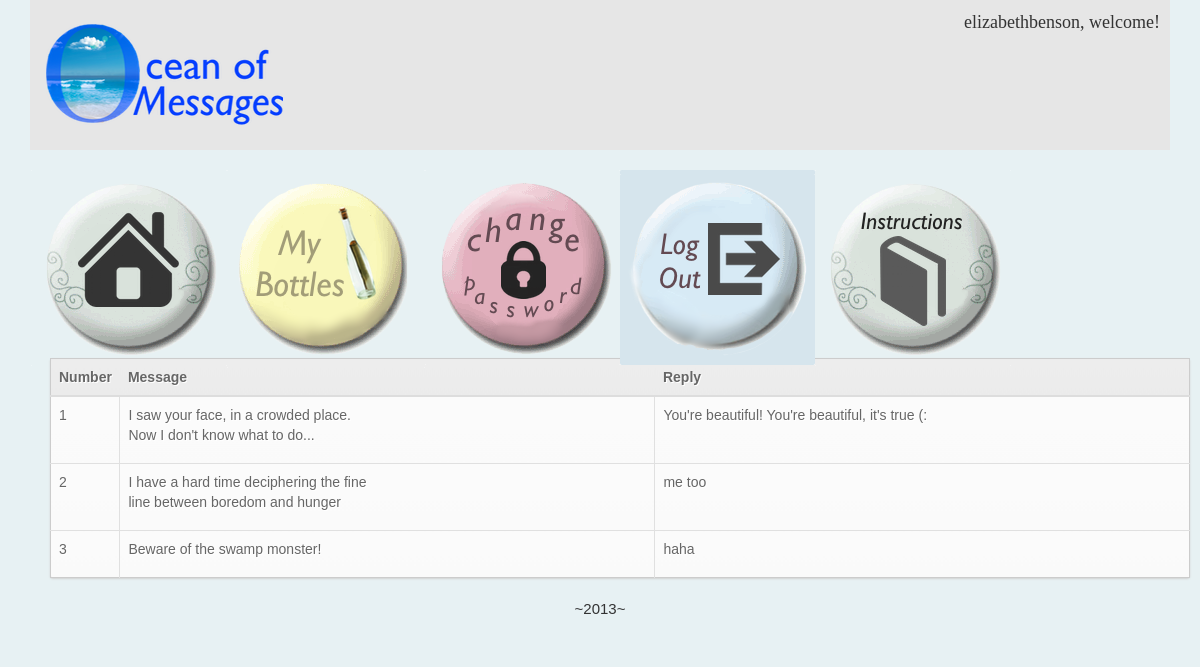
/oceanofmessages.com/bottle.php (signed in), run on the app's committed database.
### tables this page shows
CREATE TABLE IF NOT EXISTS `users` (
  `id` int(10) unsigned NOT NULL AUTO_INCREMENT,
  `username` varchar(255) NOT NULL,
  `hash` varchar(255) NOT NULL,
  PRIMARY KEY (`id`)
);

CREATE TABLE IF NOT EXISTS `messages` (
  `m_id` int(10) unsigned NOT NULL AUTO_INCREMENT,
  `msg` varchar(255) NOT NULL,
  `user_id` int(10) unsigned NOT NULL,
  `reply` varchar(255) NOT NULL DEFAULT 'Bottle is still drifting in the ocean...',
  `reply_id` int(10) unsigned NOT NULL,
  PRIMARY KEY (`m_id`)
);

### oceanofmessages.com/bottle.php (called while the page is built, shortened)
<?php
    $rows = query("SELECT * FROM messages WHERE user_id = ?", $_SESSION["id"]);
    $positions = [];
    $i = 1;
    foreach ($rows as $row)
    {
       $positions[] = [
            "number" => $i,
            "message" => $row["msg"],
            "reply" => $row["reply"]
        ];
        $i++;
    }
    render("bottle.php", ["positions" => $positions, "title" => "bottle"]);
?>

### templates/bottle.php (the view)
<div class="navbar">
    <a class = "icon" href="index.php">
        <img alt="Home" src="/img/home_button.png">
    </a>
    <a class = "icon" href="bottle.php">
        <img alt="My Bottles" src="/img/bottle_button.png">
    </a>
    <a class = "icon" href="password.php">
        <img alt="Change Password" src="/img/password_button.png">
    </a>
    <a class = "icon" href="logout.php">
        <img alt="Log Out" src="/img/logout_button.png">
    </a>
    <a class = "icon" href="doc.php">
        <img alt="Instructions" src="/img/instructions_button.png">
    </a>
</div>
<table id="bottles" class="table table-striped">
    <thead>
        <tr>
        <th>Number</th>
        <th>Message</th>
        <th>Reply</th>
        </tr>
    </thead>
    <tbody>
        <?php
        foreach ($positions as $position)
        {
            print("<tr>");
            print("<td>{$position["number"]}</td>");
            print("<td><p>{$position["message"]}</p></td>");
            print("<td><p>{$position["reply"]}</p></td>");
            print("</tr>");
        }
        ?>
    </tbody>
</table>

### includes/functions.php (shortened to what this page needs)
<?php
    function query()
    {
        $sql = func_get_arg(0);
        $parameters = array_slice(func_get_args(), 1);
        static $handle;
        if (!isset($handle))
        {
            try
            {
                $handle = new PDO("mysql:dbname=" . DATABASE . ";host=" . SERVER, USERNAME, PASSWORD);
                $handle->setAttribute(PDO::ATTR_EMULATE_PREPARES, false);
            }
            catch (Exception $e)
            {
                trigger_error($e->getMessage(), E_USER_ERROR);
                exit;
            }
        }
        $statement = $handle->prepare($sql);
        $results = $statement->execute($parameters);
        if ($results !== false)
        {
            return $statement->fetchAll(PDO::FETCH_ASSOC);
        }
        else
        {
            return false;
        }
    }
    function render($template, $values = [])
    {
        if (file_exists("../templates/$template"))
        {
            extract($values);
            require("../templates/header.php");
            require("../templates/$template");
            require("../templates/footer.php");
        }
        else
        {
            trigger_error("Invalid template: $template", E_USER_ERROR);
        }
    }
?>

### templates/header.php (shortened to what this page needs)
<!DOCTYPE html>
<html>
    <head>
        <link href="/css/bootstrap.min.css" rel="stylesheet"/>
        <link href="/css/bootstrap-theme.min.css" rel="stylesheet"/>
        <link href="/css/styles.css" rel="stylesheet"/>
    </head>
    <body>
        <div class="container">
            <div id="top">
                <div id="header-left">
                    <img id="header_img" alt="Ocean of Messages" src="/img/logo2.png">
                </div>
                <div id="header-right">
                    <div id = "name">
                        <?php
                        if (!empty($_SESSION["id"]))
                        {
                            $usernames = query("SELECT username FROM users WHERE id = ?", $_SESSION["id"]);
                            $username = $usernames[0];
                            echo($username["username"].", welcome!");
                        }
                        else
                        {
                            echo("Cast out your emotions into our ocean and connect with the world through messages in bottles!");
                        }
                        ?>
                    </div>
                </div>
            </div>
            <div id="middle">

### templates/footer.php
            </div>
            <div id="bottom">
                ~2013~
            </div>
        </div>
    </body>
</html>

### oceanofmessages.com/css/styles.css (style rules this page uses)
body { background-color: #E7F1F3; font-family: "Century Gothic", Arial; font-size: large; }
p { font-family: "Century Gothic", Arial; white-space: pre-wrap; white-space: -moz-pre-wrap; white-space: -pre-wrap; white-space: -o-pre-wrap; word-wrap: break-word; }
.container { margin-left: auto; margin-right: auto; text-align: center; }
#bottom { font-size: smaller; margin: 20px; }
#bottles { text-align: left; }
#bottles th:first-child + th { width: 550px; }
#bottles th:first-child + th + th { width: 550px; }
#top { height: 150px; padding: 10px; background-color: #e6e6e6; }
#header-left { width: 50%; float: left; height: 150px; }
#header_img { float: left; }
#header-right { width: 50%; float: right; position: relative; height: 150px; }
.navbar { height: 80px; position: relative; }
.icon { float: left; position: relative; top: 10px; }
img { max-height: 100%; max-width: 100%; }
table { color:#666; font-family: "Century Gothic", Arial; font-size:14px; text-shadow: 1px 1px 0px #fff; background:#eaebec; margin:20px; border:#ccc 1px solid; -moz-border-radius:3px; -webkit-border-radius:3px; border-radius:3px; -moz-box-shadow: 0 1px 2px #d1d1d1; -webkit-box-shadow: 0 1px 2px #d1d1d1; box-shadow: 0 1px 2px #d1d1d1; }
table th { padding:21px 25px 22px 25px; border-top:1px solid #fafafa; border-bottom:1px solid #e0e0e0; background: #ededed; background: -webkit-gradient(linear, left top, left bottom, from(#ededed), to(#ebebeb)); background: -moz-linear-gradient(top, #ededed, #ebebeb); }
table th:first-child { text-align: left; padding-left:20px; }
table tr:first-child th:first-child { -moz-border-radius-topleft:3px; -webkit-border-top-left-radius:3px; border-top-left-radius:3px; }
table tr:first-child th:last-child { -moz-border-radius-topright:3px; -webkit-border-top-right-radius:3px; border-top-right-radius:3px; }
table tr { text-align: left; padding-left:20px; }
table td:first-child { text-align: left; padding-left:20px; border-left: 0; }
table td { padding:18px; border-top: 1px solid #ffffff; border-bottom:1px solid #e0e0e0; border-left: 1px solid #e0e0e0; background: #fafafa; background: -webkit-gradient(linear, left top, left bottom, from(#fbfbfb), to(#fafafa)); background: -moz-linear-gradient(top, #fbfbfb, #fafafa); }
table tr:last-child td { border-bottom:0; }
table tr:last-child td:first-child { -moz-border-radius-bottomleft:3px; -webkit-border-bottom-left-radius:3px; border-bottom-left-radius:3px; }
table tr:last-child td:last-child { -moz-border-radius-bottomright:3px; -webkit-border-bottom-right-radius:3px; border-bottom-right-radius:3px; }
#name { position: relative; float: right; font-family: Century Gothic; font-size: 18px; }

### data on the page
users: username "elizabethbenson"
messages: reply "1", msg "I saw your face, in a crowded place. Now I don't know what to do...", reply "You're beautiful! You're beautiful, it's true (:"
messages: reply "2", msg "I have a hard time deciphering the fine line between boredom and hunger", reply "me too"
messages: number "3", msg "Beware of the swamp monster!", reply "haha"
